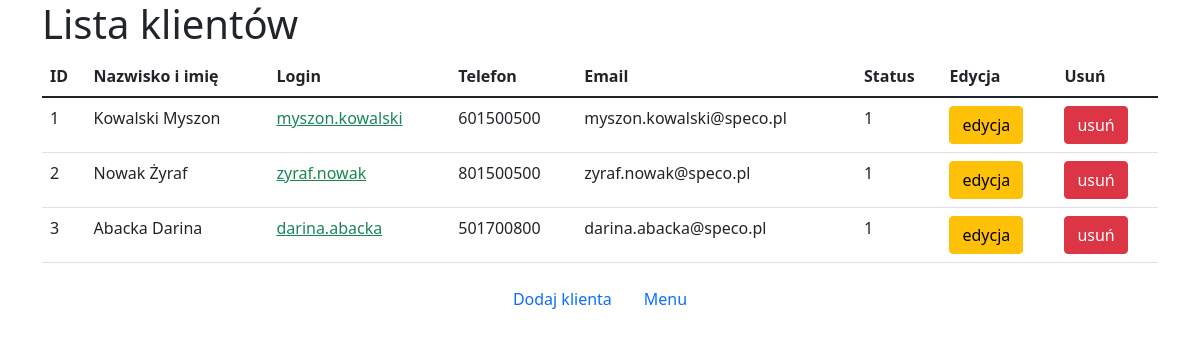
/lista_klientow.php, run on the app's committed database.
### tables this page shows
CREATE TABLE IF NOT EXISTS `klienci` (
  `id` int NOT NULL AUTO_INCREMENT,
  `login` varchar(32) NOT NULL,
  `haslo` varchar(40) NOT NULL,
  `status` tinyint(1) NOT NULL,
  `imie` varchar(32) NOT NULL,
  `nazwisko` varchar(64) NOT NULL,
  `telefon` varchar(9) NOT NULL,
  `email` varchar(64) NOT NULL,
  `data_dodania` datetime NOT NULL,
  PRIMARY KEY (`id`)
);

### init.php (called while the page is built, shortened)
<?php
$layoutStrony = new LayoutStrony();

### class/ListaKlientow.php (the view)
<?php
class ListaKlientow implements ListaRekordow
{
    private $dbh;
    public function __construct(\PDO $dbh)
    {
        $this->dbh = $dbh;
    }
    public function pobierzListe(): array
    {
        $sth = $this->dbh->prepare("SELECT
        id, login, status, imie, nazwisko, telefon, email
        FROM klienci;");
        $sth->execute();
        return $sth->fetchAll(PDO::FETCH_ASSOC);
    }
    public function pobierzWierszeDoTabeli(): array
    {
        $wierszeDoTabeli = [];
        $rekordy = $this->pobierzListe();
        foreach ($rekordy as $key => $rekord){
            $wierszeDoTabeli[] = $this->przygotujRekordWyswietleniaWTabeli($rekord);
        }
        return $wierszeDoTabeli;
    }
    public function pobierzNaglowkiDoTabeli(): array
    {
        return [
            'ID',
            'Nazwisko i imię',
            'Login',
            'Telefon',
            'Email',
            'Status',
            'Edycja',
            'Usuń'
        ];
    }
    private function przygotujRekordWyswietleniaWTabeli($rekord): array
    {
        $daneWKolumnach = [];
        $daneWKolumnach[] = $rekord['id'];
        $daneWKolumnach[] = $rekord['nazwisko'].' '.$rekord['imie'];
        $daneWKolumnach[] = '<a class="link-success" href="klient_szczegoly.php?id='.$rekord['id'].'">'.$rekord['login'].'</a>';
        $daneWKolumnach[] = $rekord['telefon'];
        $daneWKolumnach[] = $rekord['email'];
        $daneWKolumnach[] = $rekord['status'];
        $daneWKolumnach[] = '<a class="btn btn-warning" href="klient_edycja.php?id='.$rekord['id'].'">edycja</a>';
        $daneWKolumnach[] = '<a class="btn btn-danger" href="?del_id='.$rekord['id'].'" onclick="if(confirm(\'Czy chcesz usunąć wpis?\')) return true; else return false;">usuń</td>';
        return $daneWKolumnach;
    }
}

### lista_klientow.php (shortened to what this page needs)
<?php
require('init.php');
echo $layoutStrony->przygotujNaglowek('lista klientów');
echo $layoutStrony->przygotujTytul('Lista klientów');
$listaKlientow = new ListaKlientow($dbh);
try {
    $htmlListy = (new Tabela())->generujHtml(
        $listaKlientow->pobierzNaglowkiDoTabeli(),
        $listaKlientow->pobierzWierszeDoTabeli()
    );
    echo $layoutStrony->przygotujSekcje($htmlListy);
} catch (Throwable $wyjatek) {
    Info::blad($wyjatek);
}
echo $layoutStrony->przygotujListePrzyciskow(
    [
        ['label' => 'Dodaj klienta', 'link' => 'klient_dodaj.php', 'styl' => 'btn-primary'],
        ['label' => 'Menu', 'link' => 'index.php', 'styl' => 'btn-success']
    ]
);
echo $layoutStrony->przygotujStopke();

### class/LayoutStrony.php (shortened to what this page needs)
<?php
class LayoutStrony
{
    public function przygotujNaglowek(string $tytulStrony): string
    {
        return '<!DOCTYPE html>
        <html lang="en">
        <head>
        <meta charset="UTF-8">
        <title>'.$tytulStrony.'</title>
        <meta charset="utf-8">
        <meta name="viewport" content="width=device-width, initial-scale=1">
        <link href="https://cdn.jsdelivr.net/npm/bootstrap@5.1.3/dist/css/bootstrap.min.css" rel="stylesheet"
>
        <link href="css/style.css" rel="stylesheet" type="text/css" />
        <link rel="stylesheet" href="https://cdnjs.cloudflare.com/ajax/libs/font-awesome/4.7.0/css/font-awesome.min.css">
        </head>
        <body>';
    }
    public function przygotujTytul(string $tytul):string
    {
        return $this->przygotujSekcje('<h1>'.$tytul.'</h1>');
    }
    public function przygotujStopke(): string
    {
        return '<script src="https://cdn.jsdelivr.net/npm/bootstrap@5.1.3/dist/js/bootstrap.bundle.min.js"
></script>
        </body>
        </html>';
    }
    public function przygotujSekcje(string $htmlSekcji): string
    {
        return '<div class="container">'.$htmlSekcji.'</div>';
    }
    public function przygotujListePrzyciskow(array $listaPrzyciskow): string
    {
        $html = '<ul class="nav justify-content-center">';
        foreach ($listaPrzyciskow as $key => $przycisk){
            $html .= '<li class="nav-item">
                <a class="nav-link';
            if(!empty($przycisk['styl'])){
                $html .= ' link-'.$przycisk['styl'];
            }
            $html .= '" href="'.$przycisk['link'].'">'.$przycisk['label'].'</a>
            </li>';
        }
        $html .= '</ul>';
        return $this->przygotujSekcje($html);
    }
}

### class/Tabela.php
<?php
class Tabela
{
    public function generujHtml(array $naglowkiKolumn, array $wiersze): string
    {
        $html = '<table class="table">';
        $html .= $this->przygotujNaglowkiTabeli($naglowkiKolumn);
        $html .= $this->przygotujWierszeTabeli($wiersze);
        $html .= '</table>';
        return $html;
    }
    private function przygotujNaglowkiTabeli(array $naglowkiKolumn): string
    {
        $html = '<thead>
        <tr>';
        foreach ($naglowkiKolumn as $key => $etykietaNaglowka){
            $html .= '<th scope="col">'.$etykietaNaglowka.'</th>';
        }
        $html .= '</tr>
        </thead>';
        return $html;
    }
    private function przygotujWierszeTabeli(array $wiersze): string
    {
        $html = '<tbody>';
        foreach($wiersze as $key => $wiersz){
            $html .= $this->przygotujWiersz($wiersz);
        }
        $html .= '</tbody>';
        return $html;
    }
    private function przygotujWiersz(array $wiersz): string
    {
        $html = '<tr>';
        foreach($wiersz as $key => $wartosc){
            $html .= '<td>'.$wartosc.'</td>';
        }
        $html .= '</tr>';
        return $html;
    }
}

### data on the page
klienci: id "1", wartosc "Kowalski Myszon", login "myszon.kowalski", telefon "601500500", email "myszon.kowalski@speco.pl", wartosc "1"
klienci: id "2", wartosc "Nowak Żyraf", login "zyraf.nowak", telefon "801500500", email "zyraf.nowak@speco.pl", status "1"
klienci: id "3", wartosc "Abacka Darina", login "darina.abacka", telefon "501700800", email "darina.abacka@speco.pl", status "1"

### other printed values
$etykietaNaglowka "ID"
$etykietaNaglowka "Nazwisko i imię"
$etykietaNaglowka "Login"
$etykietaNaglowka "Telefon"
$etykietaNaglowka "Email"
$etykietaNaglowka "Status"
$etykietaNaglowka "Edycja"
$etykietaNaglowka "Usuń"
$przycisk['label'] "Dodaj klienta"
$przycisk['label'] "Menu"
